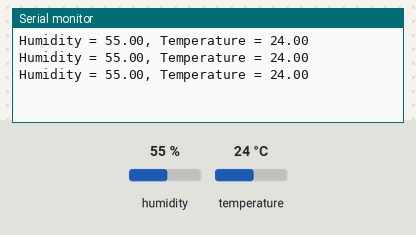
A sketch run on a simulated Arduino Uno, built with avr-gcc and run on an emulated ATmega328P. Shown: the last lines printed to the serial monitor. The inputs (shaded band) are chosen by the test bench; at power-on: humidity 55 %, temperature 24 °C.

Above: at 2.8 s.
2.9 s: humidity set to 22 %
At 4.5 s:
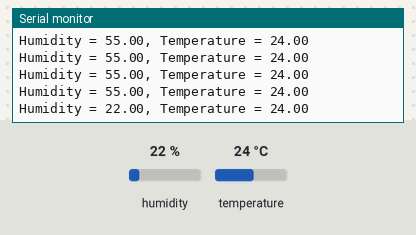
5.6 s: temperature set to 12 °C
At 6.9 s:
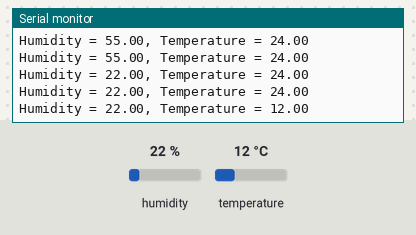
8.3 s: humidity set to 40 %
At 10.7 s:
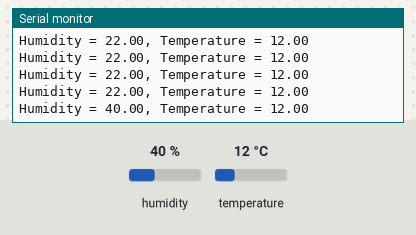
Timing chart, 0 to 12.2 s (numbered marks = the images above; inputs shaded):
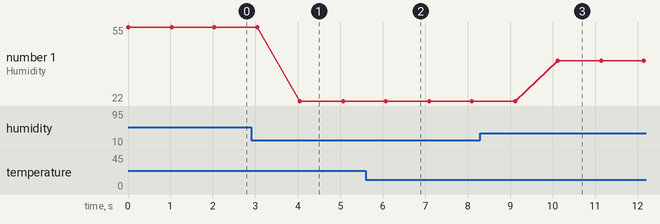

Measured:
- after the input at 2.9 s, the serial monitor: prints a new line after 1.2 s (image 1)
- after the input at 5.6 s, the serial monitor: prints a new line after 0.48 s (image 2)
- after the input at 8.3 s, the serial monitor: prints a new line after 1.8 s (image 3)
- plotted number 1: 55 → 22 after the input at 2.9 s, 22 → 40 after the input at 8.3 s

The sketch:

HumidityMonitor.ino
```cpp
#include <DHT.h>

#define DHT_PIN A0
#define VCC_PIN 13

DHT dht(A0, DHT11);

void setup() {
  pinMode(VCC_PIN, OUTPUT);
  digitalWrite(VCC_PIN, HIGH);
  Serial.begin(9600);
  dht.begin();
}

void loop() {

  Serial.print("Humidity = ");
  Serial.print(dht.readHumidity());
  Serial.print(", Temperature = ");
  Serial.println(dht.readTemperature());
  delay(1000);
}
```
